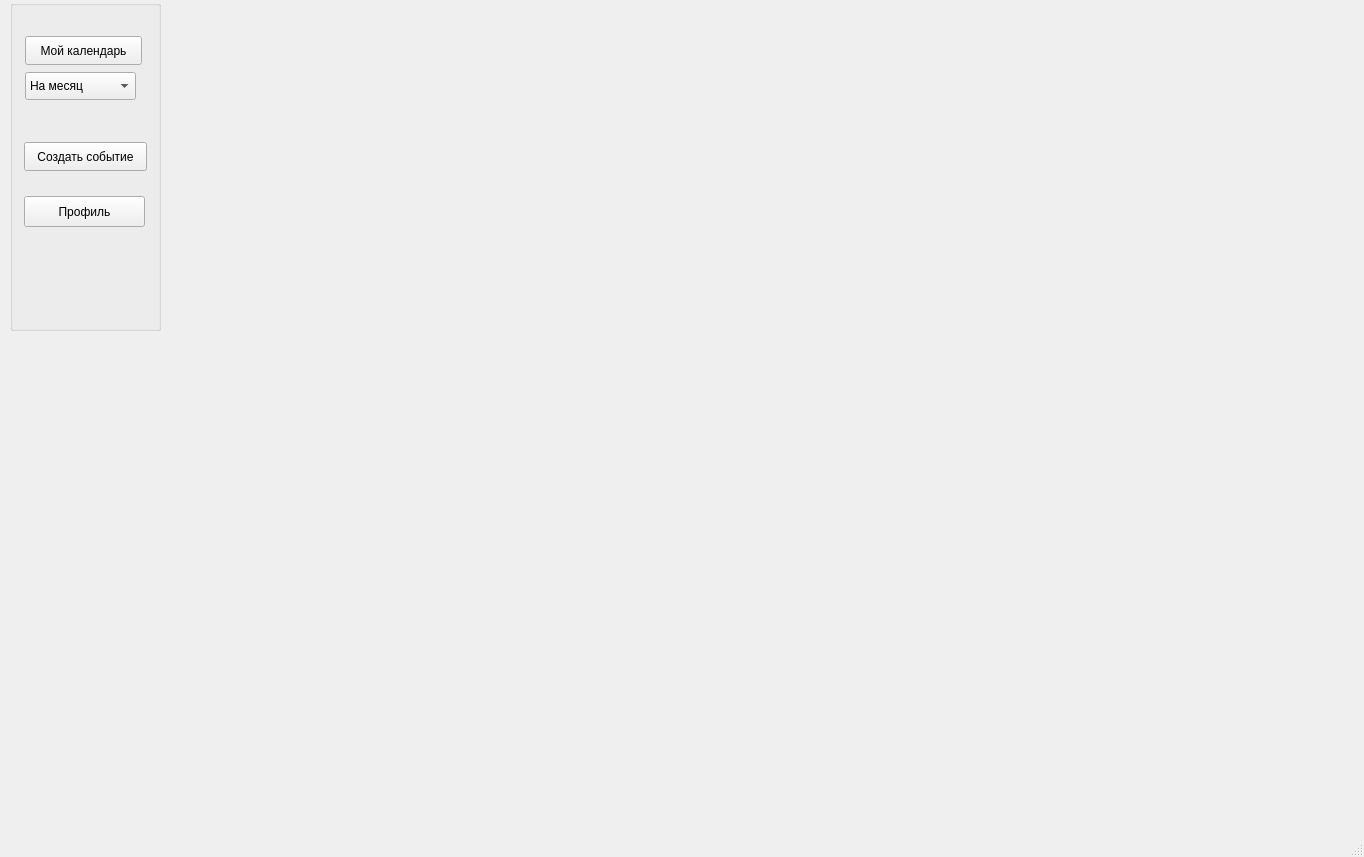
<?xml version="1.0" encoding="UTF-8"?>
<ui version="4.0">
 <class>MainWindow</class>
 <widget class="QMainWindow" name="MainWindow">
  <property name="geometry">
   <rect>
    <x>0</x>
    <y>0</y>
    <width>1364</width>
    <height>857</height>
   </rect>
  </property>
  <property name="windowTitle">
   <string>Календарь</string>
  </property>
  <widget class="QWidget" name="centralwidget">
   <widget class="QFrame" name="frame">
    <property name="geometry">
     <rect>
      <x>170</x>
      <y>10</y>
      <width>1161</width>
      <height>781</height>
     </rect>
    </property>
    <property name="frameShape">
     <enum>QFrame::NoFrame</enum>
    </property>
   </widget>
   <widget class="QGroupBox" name="groupBox">
    <property name="geometry">
     <rect>
      <x>10</x>
      <y>0</y>
      <width>151</width>
      <height>331</height>
     </rect>
    </property>
    <property name="title">
     <string/>
    </property>
    <widget class="QPushButton" name="mycal">
     <property name="geometry">
      <rect>
       <x>15</x>
       <y>36</y>
       <width>117</width>
       <height>29</height>
      </rect>
     </property>
     <property name="text">
      <string>Мой календарь</string>
     </property>
    </widget>
    <widget class="QPushButton" name="Event_push">
     <property name="geometry">
      <rect>
       <x>14</x>
       <y>142</y>
       <width>123</width>
       <height>29</height>
      </rect>
     </property>
     <property name="text">
      <string>Создать событие</string>
     </property>
    </widget>
    <widget class="QPushButton" name="prof_button_2">
     <property name="geometry">
      <rect>
       <x>14</x>
       <y>196</y>
       <width>121</width>
       <height>31</height>
      </rect>
     </property>
     <property name="text">
      <string>Профиль</string>
     </property>
    </widget>
    <widget class="QComboBox" name="caltype">
     <property name="geometry">
      <rect>
       <x>15</x>
       <y>72</y>
       <width>111</width>
       <height>28</height>
      </rect>
     </property>
     <item>
      <property name="text">
       <string>На месяц</string>
      </property>
     </item>
     <item>
      <property name="text">
       <string>На неделю</string>
      </property>
     </item>
     <item>
      <property name="text">
       <string>На день</string>
      </property>
     </item>
    </widget>
   </widget>
  </widget>
  <widget class="QMenuBar" name="menubar">
   <property name="geometry">
    <rect>
     <x>0</x>
     <y>0</y>
     <width>1364</width>
     <height>25</height>
    </rect>
   </property>
  </widget>
  <widget class="QStatusBar" name="statusbar"/>
 </widget>
 <resources/>
 <connections/>
</ui>
